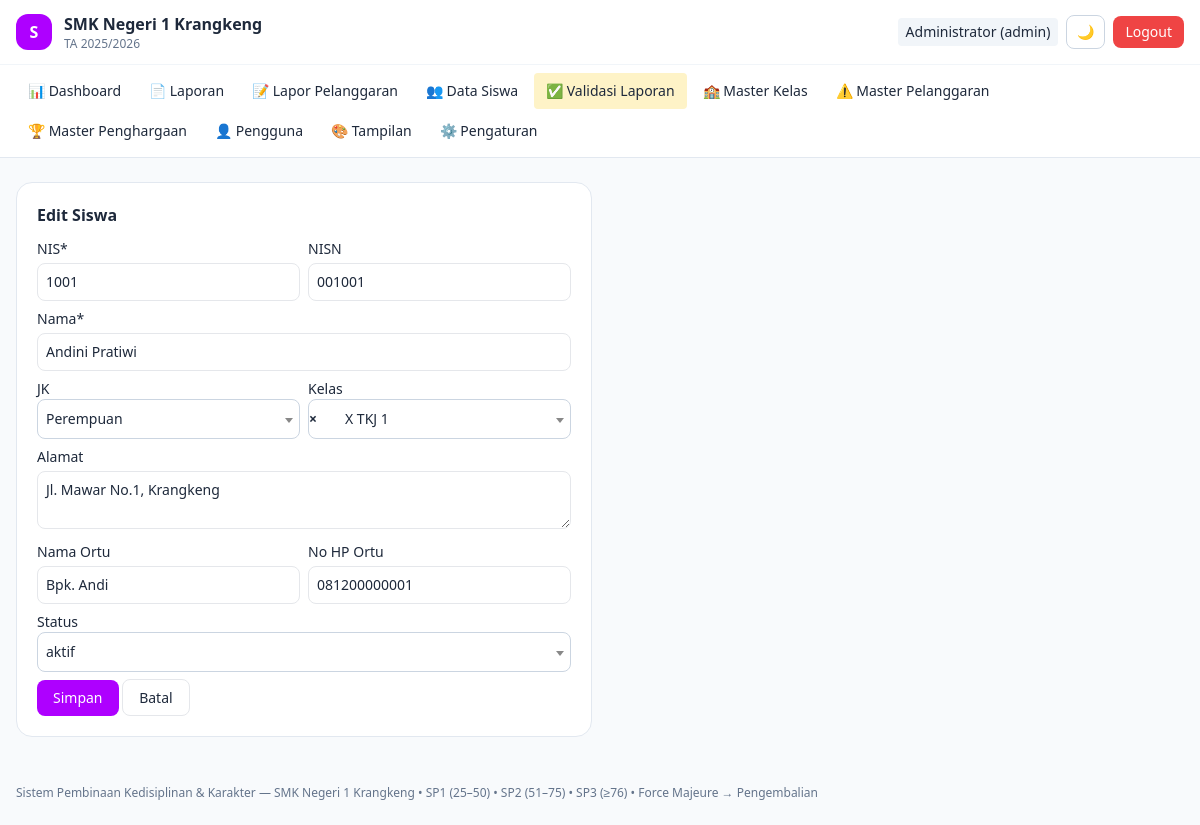
Screenshot of /siswa-form?id=1 (signed in) with the database file from the repository.
### tables this page shows
CREATE TABLE `pengaturan_sekolah` (
  `id` int NOT NULL AUTO_INCREMENT,
  `nama_sekolah` varchar(150) NOT NULL DEFAULT 'SMK Negeri 1 Krangkeng',
  `alamat` text,
  `telepon` varchar(30) DEFAULT NULL,
  `email` varchar(100) DEFAULT NULL,
  `tahun_ajaran_aktif` varchar(20) NOT NULL DEFAULT '2025/2026',
  `semester_aktif` enum('Ganjil','Genap') NOT NULL DEFAULT 'Ganjil',
  `logo_path` varchar(255) DEFAULT NULL COMMENT 'path relatif ex: uploads/logo/logo-171xxx.png',
  `kepala_sekolah_nama` varchar(100) DEFAULT NULL,
  `kepala_sekolah_nip` varchar(30) DEFAULT NULL,
  `created_at` timestamp NULL DEFAULT CURRENT_TIMESTAMP,
  `updated_at` timestamp NULL DEFAULT CURRENT_TIMESTAMP ON UPDATE CURRENT_TIMESTAMP,
  PRIMARY KEY (`id`)
);

CREATE TABLE `siswa` (
  `id` int NOT NULL AUTO_INCREMENT,
  `nis` varchar(20) NOT NULL,
  `nisn` varchar(20) DEFAULT NULL,
  `nama` varchar(100) NOT NULL,
  `jenis_kelamin` enum('L','P') NOT NULL,
  `kelas_id` int DEFAULT NULL,
  `alamat` text,
  `nama_ortu` varchar(100) DEFAULT NULL,
  `no_hp_ortu` varchar(20) DEFAULT NULL,
  `status` enum('aktif','dikembalikan','lulus','pindah') NOT NULL DEFAULT 'aktif',
  `total_poin_pelanggaran` int NOT NULL DEFAULT '0' COMMENT 'cache akumulasi tervalidasi',
  `total_poin_penghargaan` int NOT NULL DEFAULT '0' COMMENT 'cache akumulasi tervalidasi',
  `created_at` timestamp NULL DEFAULT CURRENT_TIMESTAMP,
  PRIMARY KEY (`id`),
  UNIQUE KEY `nis` (`nis`),
  KEY `idx_siswa_kelas` (`kelas_id`),
  KEY `idx_siswa_status` (`status`),
  CONSTRAINT `fk_siswa_kelas` FOREIGN KEY (`kelas_id`) REFERENCES `kelas` (`id`) ON DELETE SET NULL
);

### app/Core/View.php (called while the page is built, shortened)
<?php
class View
{
    public static function render(string $view, array $data = []): void
    {
        extract($data);
        $user = Auth::user();
        $setting = $data['setting'] ?? \App\Models\SettingModel::get();
        $viewFile = __DIR__ . '/../Views/' . $view . '.php';
        require __DIR__ . '/../Views/layouts/header.php';
        require $viewFile;
        require __DIR__ . '/../Views/layouts/footer.php';
    }
}

### app/Controllers/AppControllers.php (called while the page is built, shortened)
<?php
class SiswaController
{
    public function form(): void
    {
        $db = Database::get();
        $kelas = $db->query('SELECT * FROM kelas ORDER BY nama_kelas')->fetchAll();
        $data = ['id' => '', 'nis' => '', 'nama' => '', 'jenis_kelamin' => 'L', 'kelas_id' => '', 'alamat' => '', 'nama_ortu' => '', 'no_hp_ortu' => '', 'status' => 'aktif'];
        if (!empty($_GET['id'])) $data = SiswaModel::find((int)$_GET['id']) ?? $data;
        View::render('siswa/form', ['setting' => SettingModel::get(), 'kelas' => $kelas, 'data' => $data]);
    }
}

### app/Core/Router.php (called while the page is built, shortened)
<?php
class Router
{
    private array $routes = ['GET' => [], 'POST' => []];
    public function get(string $path, $handler, array $roles = []): void
    {
        $this->routes['GET'][$path] = ['handler' => $handler, 'roles' => $roles];
    }
    public function post(string $path, $handler, array $roles = []): void
    {
        $this->routes['POST'][$path] = ['handler' => $handler, 'roles' => $roles];
    }
    public function dispatch(): void
    {
        $method = $_SERVER['REQUEST_METHOD'];
        $uri = parse_url($_SERVER['REQUEST_URI'], PHP_URL_PATH);
        $uri = '/' . trim($uri, '/');
        $route = $this->routes[$method][$uri] ?? null;
        [$controller, $action] = $route['handler'];
        (new $controller())->$action();
    }
}

### public/index.php (called while the page is built, shortened)
<?php
require __DIR__ . '/../app/Core/Database.php';
require __DIR__ . '/../app/Core/Auth.php';
require __DIR__ . '/../app/Core/Router.php';
require __DIR__ . '/../app/Core/View.php';
require __DIR__ . '/../app/Models/AppModels.php';
require __DIR__ . '/../app/Controllers/AppControllers.php';
$router = new Router();
$router->get('/login', [AuthController::class, 'loginForm']);
$router->post('/login', [AuthController::class, 'login']);
$router->get('/logout', [AuthController::class, 'logout']);
$all = ['admin','kepsek','wakasek','wali_kelas','osis'];
$router->get('/dashboard', [DashboardController::class, 'index'], $all);
$router->get('/api/chart', [DashboardController::class, 'chartApi'], $all);
$router->get('/lapor-pelanggaran', [LaporanController::class, 'formPelanggaran'], $all);
$router->post('/lapor-pelanggaran', [LaporanController::class, 'simpanPelanggaran'], $all);
$router->post('/validasi', [LaporanController::class, 'validasi'], ['admin','wali_kelas']);
$router->get('/setting', [SettingController::class, 'index'], ['admin']);
$router->post('/setting', [SettingController::class, 'update'], ['admin']);
$router->get('/cetak-sp', [CetakController::class, 'sp'], ['admin','wali_kelas']);
$router->get('/cetak-sertifikat', [CetakController::class, 'sertifikat'], ['admin','wali_kelas']);
$router->get('/master-pelanggaran', [MasterController::class, 'pelanggaran'], ['admin']);
$router->post('/master-pelanggaran', [MasterController::class, 'simpanPelanggaran'], ['admin']);
$router->get('/master-pelanggaran-hapus', [MasterController::class, 'hapusPelanggaran'], ['admin']);
$router->get('/master-penghargaan', [MasterController::class, 'penghargaan'], ['admin']);
$router->post('/master-penghargaan', [MasterController::class, 'simpanPenghargaan'], ['admin']);
$router->get('/master-penghargaan-hapus', [MasterController::class, 'hapusPenghargaan'], ['admin']);
$router->get('/master-kelas', [MasterController::class, 'kelas'], ['admin']);
$router->post('/master-kelas', [MasterController::class, 'simpanKelas'], ['admin']);
$router->get('/master-kelas-hapus', [MasterController::class, 'hapusKelas'], ['admin']);
$router->get('/siswa', [SiswaController::class, 'index'], ['admin','wali_kelas','kepsek','wakasek']);
$router->get('/siswa-form', [SiswaController::class, 'form'], ['admin','wali_kelas']);
$router->post('/siswa-form', [SiswaController::class, 'simpan'], ['admin','wali_kelas']);
$router->get('/siswa-hapus', [SiswaController::class, 'hapus'], ['admin']);
$router->get('/siswa-detail', [SiswaController::class, 'detail'], ['admin','wali_kelas','kepsek','wakasek']);
$router->get('/siswa-import', [SiswaController::class, 'importForm'], ['admin','wali_kelas']);
$router->post('/siswa-import', [SiswaController::class, 'importProses'], ['admin','wali_kelas']);
$router->get('/validasi', [ValidasiController::class, 'index'], ['admin','wali_kelas']);
$router->post('/validasi-pelanggaran', [ValidasiController::class, 'putuskanPelanggaran'], ['admin','wali_kelas']);
$router->post('/validasi-penghargaan', [ValidasiController::class, 'putuskanPenghargaan'], ['admin','wali_kelas']);
$router->get('/laporan', [ReportController::class, 'index'], $all);
$router->get('/laporan-cetak', [ReportController::class, 'cetak'], $all);
$router->get('/laporan-export', [ReportController::class, 'export'], $all);
$router->get('/users', [\App\Controllers\UserController::class, 'index'], ['admin']);
$router->get('/users-form', [\App\Controllers\UserController::class, 'form'], ['admin']);
$router->post('/users-form', [\App\Controllers\UserController::class, 'simpan'], ['admin']);
$router->get('/users-hapus', [\App\Controllers\UserController::class, 'hapus'], ['admin']);
$router->get('/users-toggle', [\App\Controllers\UserController::class, 'toggle'], ['admin']);
$router->get('/tampilan', [\App\Controllers\TampilanController::class, 'index'], ['admin']);
$router->post('/tampilan', [\App\Controllers\TampilanController::class, 'update'], ['admin']);
$router->get('/tampilan-reset', [\App\Controllers\TampilanController::class, 'reset'], ['admin']);
$router->dispatch();

### app/Core/Database.php (called while the page is built, shortened)
<?php
class Database
{
    private static ?PDO $instance = null;
    public static function get(): PDO
    {
        if (self::$instance === null) {
            $cfg = require __DIR__ . '/../../config/config.php';
            $db = $cfg['db'];
            $dsn = "mysql:host={$db['host']};port={$db['port']};dbname={$db['name']};charset={$db['charset']}";
            try {
                self::$instance = new PDO($dsn, $db['user'], $db['pass'], [
                    PDO::ATTR_ERRMODE => PDO::ERRMODE_EXCEPTION,
                    PDO::ATTR_DEFAULT_FETCH_MODE => PDO::FETCH_ASSOC,
                ]);
            } catch (PDOException $e) {
                die('Koneksi database gagal: ' . htmlspecialchars($e->getMessage()));
            }
        }
        return self::$instance;
    }
}

### app/Models/AppModels.php (called while the page is built, shortened)
<?php
class SettingModel
{
    public static function get(): array
    {
        $row = Database::get()->query('SELECT * FROM pengaturan_sekolah LIMIT 1')->fetch();
        return $row ?: ['nama_sekolah' => 'SMK Negeri 1 Krangkeng', 'logo_path' => null, 'tahun_ajaran_aktif' => '2025/2026'];
    }
}
class SiswaModel
{
    public static function find(int $id): ?array
    {
        $st = Database::get()->prepare('SELECT s.*, k.nama_kelas FROM siswa s LEFT JOIN kelas k ON k.id=s.kelas_id WHERE s.id=?');
        $st->execute([$id]);
        return $st->fetch() ?: null;
    }
}
class TampilanModel
{
    public static function get(): array
    {
        $row = Database::get()->query('SELECT * FROM pengaturan_tampilan WHERE id=1')->fetch();
        return $row ?: ['warna_primer' => '#0284c7', 'font_family' => 'sistem', 'mode_default' => 'sistem', 'custom_css' => null];
    }
}

### app/Core/Auth.php (called while the page is built, shortened)
<?php
class Auth
{
    public static function user(): ?array
    {
        return $_SESSION['user'] ?? null;
    }
}

### app/Views/siswa/form.php (the view, shortened to what this page needs)
<div class="max-w-xl rounded-2xl p-5 bg-white dark:bg-slate-900 border border-slate-200 dark:border-slate-800">
<h1 class="font-semibold mb-3"><?= empty($data['id']) ? 'Tambah' : 'Edit' ?> Siswa</h1>
<form method="post" action="/siswa-form" class="space-y-2 text-sm">
  <div class="grid grid-cols-1 sm:grid-cols-2 gap-2">
    <label class="block">NIS*<input name="nis" required value="<?= htmlspecialchars($data['nis']) ?>" class="mt-1 w-full p-2 rounded-lg border dark:bg-slate-800 dark:border-slate-700"></label>
    <label class="block">NISN<input name="nisn" value="<?= htmlspecialchars($data['nisn'] ?? '') ?>" class="mt-1 w-full p-2 rounded-lg border dark:bg-slate-800 dark:border-slate-700"></label>
  </div>
  <label class="block">Nama*<input name="nama" required value="<?= htmlspecialchars($data['nama']) ?>" class="mt-1 w-full p-2 rounded-lg border dark:bg-slate-800 dark:border-slate-700"></label>
  <div class="grid grid-cols-1 sm:grid-cols-2 gap-2">
    <label class="block">JK</label>
    <label class="block">Kelas</label>
  </div>
  <label class="block">Alamat<textarea name="alamat" rows="2" class="mt-1 w-full p-2 rounded-lg border dark:bg-slate-800 dark:border-slate-700"><?= htmlspecialchars($data['alamat'] ?? '') ?></textarea></label>
  <div class="grid grid-cols-1 sm:grid-cols-2 gap-2">
    <label class="block">Nama Ortu<input name="nama_ortu" value="<?= htmlspecialchars($data['nama_ortu'] ?? '') ?>" class="mt-1 w-full p-2 rounded-lg border dark:bg-slate-800 dark:border-slate-700"></label>
    <label class="block">No HP Ortu<input name="no_hp_ortu" value="<?= htmlspecialchars($data['no_hp_ortu'] ?? '') ?>" class="mt-1 w-full p-2 rounded-lg border dark:bg-slate-800 dark:border-slate-700"></label>
  </div>
  <label class="block">Status</label>
  <button class="px-4 py-2 rounded-lg bg-sky-600 text-white">Simpan</button>
  <a href="/siswa" class="px-4 py-2 rounded-lg border">Batal</a>
</form></div>

### app/Views/layouts/header.php (shortened to what this page needs)
<!DOCTYPE html>
<html lang="id" class="">
<head>
<script src="https://cdn.tailwindcss.com"></script>
<link href="https://cdn.jsdelivr.net/npm/select2@4.1.0-rc.0/dist/css/select2.min.css" rel="stylesheet" />
<link href="https://cdnjs.cloudflare.com/ajax/libs/font-awesome/6.5.2/css/all.min.css" rel="stylesheet" />
<link href="https://cdn.datatables.net/1.13.8/css/jquery.dataTables.min.css" rel="stylesheet" />
<link href="/assets/css/custom.css?v=3" rel="stylesheet" />
</head>
<body class="bg-slate-50 dark:bg-slate-950 text-slate-800 dark:text-slate-100 min-h-screen text-[15px] sm:text-base">
<nav class="sticky top-0 z-20 backdrop-blur bg-white/90 dark:bg-slate-900/90 border-b border-slate-200 dark:border-slate-800">
  <div class="max-w-7xl mx-auto px-3 sm:px-4 py-2.5 sm:py-3 flex items-center gap-2 sm:gap-3">
    <?php if (!empty($setting['logo_path'])): ?>
      <img src="/<?= htmlspecialchars($setting['logo_path']) ?>" class="w-8 h-8 sm:w-9 sm:h-9 rounded object-cover shrink-0" alt="logo">
    <?php else: ?>
      <div class="w-8 h-8 sm:w-9 sm:h-9 rounded-xl bg-sky-500 text-white grid place-items-center font-bold shrink-0">S</div>
    <?php endif; ?>
    <div class="font-semibold text-sm sm:text-base leading-tight min-w-0">
      <span class="block truncate"><?= htmlspecialchars($setting['nama_sekolah'] ?? 'SMK Negeri 1 Krangkeng') ?></span>
      <span class="block text-[11px] sm:text-xs font-normal text-slate-500">TA <?= htmlspecialchars($setting['tahun_ajaran_aktif'] ?? '') ?></span>
    </div>
    <div class="ml-auto flex items-center gap-1.5 sm:gap-2 text-sm shrink-0">
      <span class="hidden md:inline-block px-2 py-1 rounded bg-slate-100 dark:bg-slate-800 max-w-[220px] truncate"><?= htmlspecialchars($user['nama'] ?? '') ?> (<?= htmlspecialchars($user['role'] ?? '') ?>)</span>
      <button onclick="document.documentElement.classList.toggle('dark');localStorage.theme=document.documentElement.classList.contains('dark')?'dark':'light'" aria-label="Toggle dark mode" class="px-2.5 py-1.5 rounded-lg border border-slate-300 dark:border-slate-700">🌙</button>
      <a href="/logout" class="hidden sm:inline-block px-3 py-1.5 rounded-lg bg-red-500 text-white">Logout</a>
    </div>
  </div>
  <div id="navMenu" class="hidden md:block border-t border-slate-100 dark:border-slate-800/60">
    <div class="max-w-7xl mx-auto px-3 sm:px-4 py-2 flex flex-col md:flex-row md:flex-wrap gap-1 text-sm">
      <a href="/dashboard" class="px-3 py-2 rounded hover:bg-slate-100 dark:hover:bg-slate-800">📊 Dashboard</a>
      <a href="/laporan" class="px-3 py-2 rounded hover:bg-slate-100 dark:hover:bg-slate-800">📄 Laporan</a>
      <a href="/lapor-pelanggaran" class="px-3 py-2 rounded hover:bg-slate-100 dark:hover:bg-slate-800">📝 Lapor Pelanggaran</a>
      <a href="/siswa" class="px-3 py-2 rounded hover:bg-slate-100 dark:hover:bg-slate-800">👥 Data Siswa</a>
      <?php if (in_array($user['role'] ?? '', ['admin','wali_kelas'])): ?><a href="/validasi" class="px-3 py-2 rounded bg-amber-100 dark:bg-amber-900 hover:opacity-80">✅ Validasi Laporan</a><?php endif; ?>
      <?php if (in_array($user['role'] ?? '', ['admin'])): ?>
        <a href="/master-kelas" class="px-3 py-2 rounded hover:bg-slate-100 dark:hover:bg-slate-800">🏫 Master Kelas</a>
        <a href="/master-pelanggaran" class="px-3 py-2 rounded hover:bg-slate-100 dark:hover:bg-slate-800">⚠️ Master Pelanggaran</a>
        <a href="/master-penghargaan" class="px-3 py-2 rounded hover:bg-slate-100 dark:hover:bg-slate-800">🏆 Master Penghargaan</a>
      <a href="/users" class="px-3 py-2 rounded hover:bg-slate-100 dark:hover:bg-slate-800">👤 Pengguna</a>
      <a href="/tampilan" class="px-3 py-2 rounded hover:bg-slate-100 dark:hover:bg-slate-800">🎨 Tampilan</a>
      <a href="/setting" class="px-3 py-2 rounded hover:bg-slate-100 dark:hover:bg-slate-800">⚙️ Pengaturan</a>
      <?php endif; ?>
    </div>
  </div>
</nav>
<main class="max-w-7xl mx-auto px-3 sm:px-4 py-4 sm:py-6">

### app/Views/layouts/footer.php (shortened to what this page needs)
</main>
<footer class="max-w-7xl mx-auto px-4 py-6 text-xs text-slate-500 dark:text-slate-400">
  Sistem Pembinaan Kedisiplinan & Karakter — <?= htmlspecialchars($setting['nama_sekolah'] ?? '') ?> • SP1 (25–50) • SP2 (51–75) • SP3 (≥76) • Force Majeure → Pengembalian
</footer>
</body>
</html>

### rows the page displays
pengaturan_sekolah: nama_sekolah "SMK Negeri 1 Krangkeng", tahun_ajaran_aktif "2025/2026"
siswa: nis "1001", nisn "001001", nama "Andini Pratiwi", alamat "Jl. Mawar No.1, Krangkeng", nama_ortu "Bpk. Andi", no_hp_ortu "081200000001"

### other values shown
$user['nama'] "Administrator"
$user['role'] "admin"
